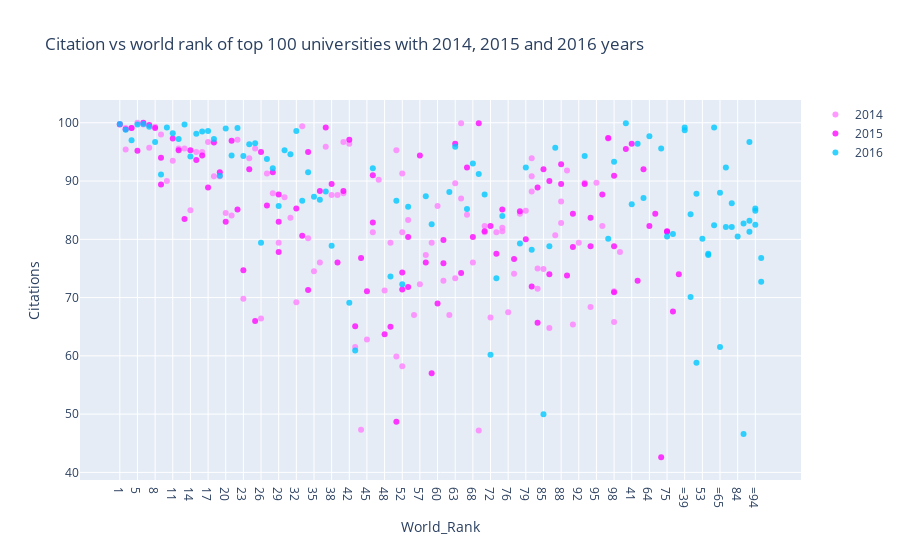

Source (notebook cell):
### Markdown cell above
# ScatterPlot
#  Citation vs world rank of top 100 universities with 2014, 2015 and 2016 years

### Code cell
fst_trace= go.Scatter(x= df14.world_rank,
                      y= df14.citations,
                      mode= 'markers',
                      name= '2014',
                      marker= dict(color= 'rgba(255, 128, 255, 0.8)'),
                      text= df.university_name)

sec_trace= go.Scatter(x= df15.world_rank,
                      y= df15.citations,
                      mode= 'markers',
                      name= '2015',
                      marker= dict(color= 'rgba(255, 8, 255, 0.8)'),
                      text= df.university_name)

trd_trace= go.Scatter(x= df16.world_rank,
                      y= df16.citations,
                      mode= 'markers',
                      name= '2016',
                      marker= dict(color= 'rgba(0, 200, 255, 0.8)'),
                      text= df.university_name)

data= [fst_trace, sec_trace, trd_trace]
layout= dict(title= 'Citation vs world rank of top 100 universities with 2014, 2015 and 2016 years',
             xaxis= dict(title= 'World_Rank', ticklen= 5, zeroline= False), 
             yaxis= dict(title= 'Citations', ticklen= 5, zeroline= False))

fig= dict(data= data, layout= layout) 
iplot(fig)

### Figure 1 — Plotly figure (JSON) as saved in the notebook; plotly's stock layout.template omitted (floating-point values rounded to 4 significant figures)
{"data": [{"marker": {"color": "rgba(255, 128, 255, 0.8)"}, "mode": "markers", "name": "2014", "text": ["Harvard University", "California Institute of Technology", "Massachusetts Institute of Technology", "Stanford University", "Princeton University", "University of Cambridge", "University of Oxford", "University of California, Berkeley", "Imperial College London", "Yale University", "University of California, Los Angeles", "University of Chicago", "Johns Hopkins University", "Cornell University", "ETH Zurich – Swiss Federal Institute of Technology Zurich", "University of Michigan", "University of Toronto", "Columbia University", "University of Pennsylvania", "Carnegie Mellon University", "University of Hong Kong", "University College London", "University of Washington", "Duke University", "Northwestern University", "University of Tokyo", "Georgia Institute of Technology", "Pohang University of Science and Technology", "University of California, Santa Barbara", "University of British Columbia", "University of North Carolina at Chapel Hill", "University of California, San Diego", "University of Illinois at Urbana-Champaign", "National University of Singapore", "McGill University", "University of Melbourne", "Peking University", "Washington University in St Louis", "École Polytechnique", "University of Edinburgh", "Hong Kong University of Science and Technology", "École Normale Supérieure", "Australian National University", "Karolinska Institute", "University of Göttingen", "University of Wisconsin", "Rice University", "École Polytechnique Fédérale de Lausanne", "University of California, Irvine", "University of Science and Technology of China", "Vanderbilt University", "University of Minnesota", "Tufts University", "University of California, Davis", "Brown University", "University of Massachusetts", "Kyoto University", "Tsinghua University", "Boston University", "New York University", "Emory University", "LMU Munich", "University of Notre Dame", "University of Pittsburgh", "Case Western Reserve University", "Ohio State University", "University of Colorado Boulder", "University of Bristol", "University of California, Santa Cruz", "Yeshiva University", "University of Sydney", "University of Virginia", "University of Adelaide", "University of Southern California", "William & Mary", "Trinity College Dublin", "King’s College London", "Stony Brook University", "Korea Advanced Institute of Science and Technology (KAIST)", "University of Sussex", "The University of Queensland", "University of York", "Heidelberg University", "University of Utah", "Durham University", "London School of Economics and Political Science", "University of Manchester", "Royal Holloway, University of London", "Lund University", "University of Southampton", "University of Zurich", "Wake Forest University", "McMaster University", "University College Dublin", "George Washington University", "University of Arizona", "University of Basel", "University of Maryland, College Park", "Dartmouth College", "École Normale Supérieure de Lyon"], "type": "scatter", "x": ["1", "2", "2", "4", "5", "6", "7", "8", "9", "10", "11", "12", "13", "14", "15", "16", "17", "18", "19", "20", "21", "22", "23", "24", "25", "26", "27", "28", "29", "30", "31", "32", "33", "34", "35", "36", "37", "38", "39", "40", "40", "42", "43", "44", "45", "46", "47", "48", "49", "50", "50", "52", "52", "52", "55", "56", "57", "58", "59", "60", "61", "62", "63", "63", "65", "65", "67", "68", "69", "70", "70", "72", "73", "74", "74", "76", "77", "78", "79", "80", "80", "80", "83", "83", "85", "86", "87", "88", "88", "90", "91", "92", "93", "94", "95", "96", "97", "98", "98", "100"], "y": [99.8, 99.1, 95.4, 99.1, 100, 99.7, 95.7, 99.3, 98, 90, 93.5, 95.6, 95.6, 85, 95, 95, 96.7, 90.8, 90.8, 84.5, 84.1, 97.1, 69.8, 93.9, 95.6, 66.4, 91.3, 87.9, 79.4, 87.2, 83.7, 69.2, 99.4, 80.2, 74.5, 76, 95.9, 87.6, 87.6, 87.9, 96.7, 96.4, 61.5, 47.3, 62.8, 81.2, 90.2, 71.2, 79.4, 95.3, 59.9, 91.3, 58.2, 81.2, 83.3, 67, 72.3, 77.3, 79.4, 85.7, 72.9, 67, 73.3, 89.6, 99.9, 87, 84.2, 76, 47.2, 81.2, 82.3, 66.6, 81.2, 81.4, 82, 67.5, 74.1, 84.4, 84.9, 88.2, 90.8, 93.9, 71.5, 75, 74.9, 64.8, 80.7, 82.8, 86.5, 91.8, 65.4, 79.4, 89.7, 68.4, 89.7, 82.3, 97.3, 65.8, 71.1, 77.8]}, {"marker": {"color": "rgba(255, 8, 255, 0.8)"}, "mode": "markers", "name": "2015", "text": ["Harvard University", "California Institute of Technology", "Massachusetts Institute of Technology", "Stanford University", "Princeton University", "University of Cambridge", "University of Oxford", "University of California, Berkeley", "Imperial College London", "Yale University", "University of California, Los Angeles", "University of Chicago", "Johns Hopkins University", "Cornell University", "ETH Zurich – Swiss Federal Institute of Technology Zurich", "University of Michigan", "University of Toronto", "Columbia University", "University of Pennsylvania", "Carnegie Mellon University", "University of Hong Kong", "University College London", "University of Washington", "Duke University", "Northwestern University", "University of Tokyo", "Georgia Institute of Technology", "Pohang University of Science and Technology", "University of California, Santa Barbara", "University of British Columbia", "University of North Carolina at Chapel Hill", "University of California, San Diego", "University of Illinois at Urbana-Champaign", "National University of Singapore", "McGill University", "University of Melbourne", "Peking University", "Washington University in St Louis", "École Polytechnique", "University of Edinburgh", "Hong Kong University of Science and Technology", "École Normale Supérieure", "Australian National University", "Karolinska Institute", "University of Göttingen", "University of Wisconsin", "Rice University", "École Polytechnique Fédérale de Lausanne", "University of California, Irvine", "University of Science and Technology of China", "Vanderbilt University", "University of Minnesota", "Tufts University", "University of California, Davis", "Brown University", "University of Massachusetts", "Kyoto University", "Tsinghua University", "Boston University", "New York University", "Emory University", "LMU Munich", "University of Notre Dame", "University of Pittsburgh", "Case Western Reserve University", "Ohio State University", "University of Colorado Boulder", "University of Bristol", "University of California, Santa Cruz", "Yeshiva University", "University of Sydney", "University of Virginia", "University of Adelaide", "University of Southern California", "William & Mary", "Trinity College Dublin", "King’s College London", "Stony Brook University", "Korea Advanced Institute of Science and Technology (KAIST)", "University of Sussex", "The University of Queensland", "University of York", "Heidelberg University", "University of Utah", "Durham University", "London School of Economics and Political Science", "University of Manchester", "Royal Holloway, University of London", "Lund University", "University of Southampton", "University of Zurich", "Wake Forest University", "McMaster University", "University College Dublin", "George Washington University", "University of Arizona", "University of Basel", "University of Maryland, College Park", "Dartmouth College", "École Normale Supérieure de Lyon"], "type": "scatter", "x": ["1", "2", "3", "4", "5", "6", "7", "8", "9", "9", "11", "12", "13", "14", "15", "16", "17", "18", "19", "20", "21", "22", "23", "24", "25", "26", "27", "28", "29", "29", "29", "32", "33", "34", "34", "36", "37", "38", "39", "40", "41", "42", "43", "44", "45", "46", "46", "48", "49", "50", "51", "52", "52", "54", "55", "55", "57", "58", "59", "60", "61", "61", "63", "64", "65", "66", "67", "68", "69", "70", "71", "72", "73", "74", "75", "75", "77", "78", "79", "80", "81", "82", "83", "83", "85", "86", "86", "88", "88", "90", "91", "91", "93", "94", "94", "96", "97", "98", "98", "98"], "y": [99.7, 98.9, 95.5, 99.1, 95.2, 100, 99.6, 99.1, 89.4, 94, 97.3, 95.3, 83.5, 95.3, 93.6, 94.4, 88.9, 96.6, 91.5, 83, 96.9, 85.1, 74.7, 92, 66, 95, 85.8, 91.5, 83, 77.8, 87.7, 85.3, 80.6, 71.3, 95, 88.3, 99.2, 89.5, 76, 88.3, 96.4, 97.1, 65.1, 76.8, 71.1, 82.9, 91, 63.7, 65, 48.7, 72.9, 71.4, 74.3, 92, 71.8, 80.4, 94.4, 76, 57, 69, 75.9, 79.9, 96.4, 82.3, 74.2, 84.4, 92.3, 80.4, 99.9, 81.4, 42.6, 82.3, 77.5, 85.1, 81.4, 81.3, 76.6, 84.8, 80, 71.9, 67.6, 74, 88.9, 65.7, 92, 74, 90, 92.9, 89.5, 73.8, 78.7, 84.4, 89.5, 78.8, 83.7, 87.7, 97.4, 90.9, 78.8, 70.9]}, {"marker": {"color": "rgba(0, 200, 255, 0.8)"}, "mode": "markers", "name": "2016", "text": ["Harvard University", "California Institute of Technology", "Massachusetts Institute of Technology", "Stanford University", "Princeton University", "University of Cambridge", "University of Oxford", "University of California, Berkeley", "Imperial College London", "Yale University", "University of California, Los Angeles", "University of Chicago", "Johns Hopkins University", "Cornell University", "ETH Zurich – Swiss Federal Institute of Technology Zurich", "University of Michigan", "University of Toronto", "Columbia University", "University of Pennsylvania", "Carnegie Mellon University", "University of Hong Kong", "University College London", "University of Washington", "Duke University", "Northwestern University", "University of Tokyo", "Georgia Institute of Technology", "Pohang University of Science and Technology", "University of California, Santa Barbara", "University of British Columbia", "University of North Carolina at Chapel Hill", "University of California, San Diego", "University of Illinois at Urbana-Champaign", "National University of Singapore", "McGill University", "University of Melbourne", "Peking University", "Washington University in St Louis", "École Polytechnique", "University of Edinburgh", "Hong Kong University of Science and Technology", "École Normale Supérieure", "Australian National University", "Karolinska Institute", "University of Göttingen", "University of Wisconsin", "Rice University", "École Polytechnique Fédérale de Lausanne", "University of California, Irvine", "University of Science and Technology of China", "Vanderbilt University", "University of Minnesota", "Tufts University", "University of California, Davis", "Brown University", "University of Massachusetts", "Kyoto University", "Tsinghua University", "Boston University", "New York University", "Emory University", "LMU Munich", "University of Notre Dame", "University of Pittsburgh", "Case Western Reserve University", "Ohio State University", "University of Colorado Boulder", "University of Bristol", "University of California, Santa Cruz", "Yeshiva University", "University of Sydney", "University of Virginia", "University of Adelaide", "University of Southern California", "William & Mary", "Trinity College Dublin", "King’s College London", "Stony Brook University", "Korea Advanced Institute of Science and Technology (KAIST)", "University of Sussex", "The University of Queensland", "University of York", "Heidelberg University", "University of Utah", "Durham University", "London School of Economics and Political Science", "University of Manchester", "Royal Holloway, University of London", "Lund University", "University of Southampton", "University of Zurich", "Wake Forest University", "McMaster University", "University College Dublin", "George Washington University", "University of Arizona", "University of Basel", "University of Maryland, College Park", "Dartmouth College", "École Normale Supérieure de Lyon"], "type": "scatter", "x": ["1", "2", "3", "4", "5", "6", "7", "8", "9", "10", "11", "12", "13", "14", "15", "16", "17", "18", "19", "20", "21", "22", "23", "24", "25", "26", "27", "28", "29", "30", "31", "32", "33", "34", "35", "36", "37", "38", "=39", "=39", "41", "42", "43", "=44", "=44", "46", "=47", "=47", "49", "50", "51", "52", "53", "54", "55", "=56", "=56", "58", "59", "=60", "=60", "62", "63", "64", "=65", "=65", "67", "68", "69", "70", "71", "72", "73", "74", "75", "=76", "=76", "78", "79", "80", "81", "=82", "=82", "84", "85", "86", "87", "=88", "=88", "=90", "=90", "=90", "93", "=94", "=94", "=94", "97", "98", "=99", "=99"], "y": [99.8, 98.8, 99.9, 97, 99.7, 99.8, 99.3, 96.7, 91.1, 99.2, 98.2, 97.2, 99.7, 94.2, 98.1, 98.5, 98.6, 97.2, 90.9, 99, 94.4, 99.1, 94.3, 96.3, 96.5, 79.4, 93.8, 92.2, 85.7, 95.3, 94.6, 98.6, 86.6, 91.5, 87.3, 86.8, 88.2, 78.9, 98.7, 99.2, 86, 69.1, 60.9, 84.3, 70.1, 92.2, 58.8, 87.8, 73.6, 86.6, 96.4, 72.3, 80.1, 87.1, 85.6, 77.3, 77.5, 87.4, 82.6, 82.4, 99.2, 88.1, 95.9, 97.7, 61.5, 88, 85.2, 93, 91.2, 87.7, 95.6, 60.2, 73.3, 84, 80.5, 92.3, 82.1, 79.3, 92.3, 78.2, 80.9, 86.2, 82.1, 80.5, 50, 78.8, 95.7, 46.6, 82.7, 96.7, 81.3, 83.2, 94.3, 85.3, 82.5, 84.9, 80.1, 93.3, 72.7, 76.8]}], "layout": {"title": {"text": "Citation vs world rank of top 100 universities with 2014, 2015 and 2016 years"}, "xaxis": {"ticklen": 5, "title": {"text": "World_Rank"}, "zeroline": false}, "yaxis": {"ticklen": 5, "title": {"text": "Citations"}, "zeroline": false}}}
